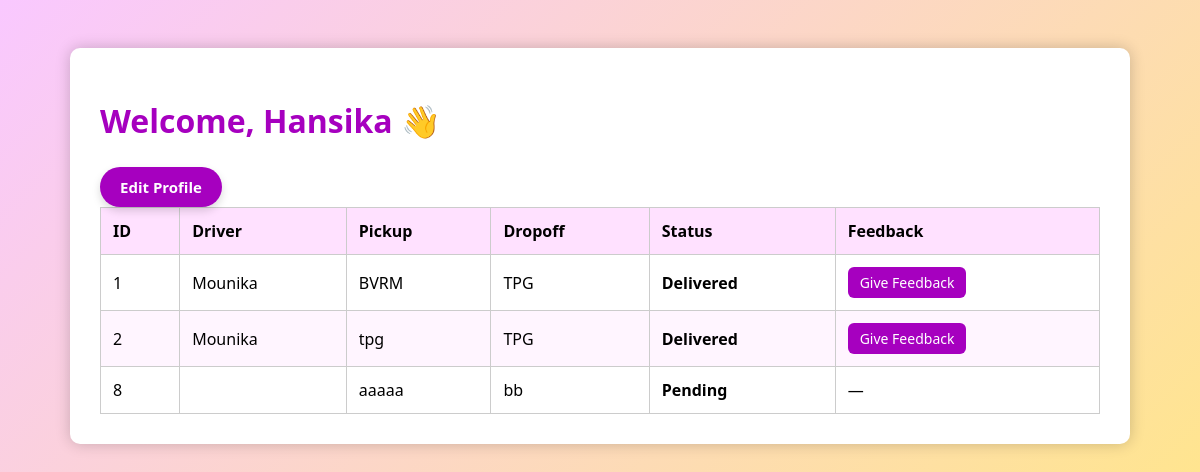
The app's page /profile/customer/ (signed in) with its own data.
### accounts/models.py (models this page shows, shortened)
class CustomUser(AbstractUser):
    ROLE_CHOICES = (("customer", "Customer"), ("driver", "Driver"))
    email = models.EmailField(unique=True)
    role  = models.CharField(max_length=10, choices=ROLE_CHOICES)
    USERNAME_FIELD  = "email"
    REQUIRED_FIELDS = ["username"]

class Delivery(models.Model):
    STATUS_CHOICES = [
        ('pending', 'Pending'),
        ('accepted', 'Accepted'),
        ('in_transit', 'In Transit'),
        ('delivered', 'Delivered'),
        ('assigned', 'Assigned'),
        ('completed', 'Completed'),
    ]
    customer = models.ForeignKey(User, on_delete=models.CASCADE, related_name='deliveries')
    driver = models.ForeignKey(User, on_delete=models.SET_NULL, null=True, blank=True, related_name='driver_deliveries')
    address = models.CharField(max_length=255)
    package_details = models.TextField()
    pickup_address = models.CharField(max_length=255)
    dropoff_address = models.CharField(max_length=255)
    package_note = models.TextField(blank=True)
    status = models.CharField(max_length=50, choices=STATUS_CHOICES, default='pending')
    created_at = models.DateTimeField(auto_now_add=True)
    updated_at = models.DateTimeField(auto_now=True)

### accounts/views.py (the view)
# urls.py: path('profile/customer/', views.customer_profile, name='customer_profile'),
@login_required
def customer_profile(request):
    if request.user.role != 'customer':
        return redirect('dashboard')
    deliveries = Delivery.objects.filter(customer=request.user)
    return render(request, 'accounts/customer_profile.html', {
        'deliveries': deliveries,
        'user': request.user,
    })

### accounts/templates/accounts/customer_profile.html (shortened to what this page needs)
{% load static %}
<!DOCTYPE html>
<html lang="en">
<head>
</head>
<body>
  <div class="container">
    <h1>Welcome, {{ user.username }} 👋</h1>
    <a href="{% url 'edit_profile' %}" class="edit-btn">Edit Profile</a>
    {% if deliveries %}
    <table>
      <thead>
        <tr>
          <th>ID</th>
          <th>Driver</th>
          <th>Pickup</th>
          <th>Dropoff</th>
          <th>Status</th>
          <th>Feedback</th>
        </tr>
      </thead>
      <tbody>
        {% for delivery in deliveries %}
        <tr>
          <td>{{ delivery.id }}</td>
          <td>{{ delivery.driver.username }}</td>
          <td>{{ delivery.pickup_address }}</td>
          <td>{{ delivery.dropoff_address }}</td>
          <td class="status">{{ delivery.status }}</td>
          <td>
            {% if delivery.status == "Delivered" %}
              {% if delivery.feedback %}
                ⭐ {{ delivery.feedback.rating }}<br>
                <small>{{ delivery.feedback.comment }}</small>
              {% else %}
                <a href="{% url 'give_feedback' delivery.id %}" class="btn">Give Feedback</a>
              {% endif %}
            {% else %}
              —
            {% endif %}
          </td>
        </tr>
        {% endfor %}
      </tbody>
    </table>
    {% else %}
      <p class="no-deliveries">You have not created any deliveries yet.</p>
    {% endif %}
  </div>
</body>
</html>

### accounts/templates/accounts/customer_profile.html (style rules this page uses)
body { background: linear-gradient(135deg, #f9c8ff, #ffe58e); font-family: 'Segoe UI', Tahoma, Geneva, Verdana, sans-serif; padding: 40px; }
.container { max-width: 1000px; margin: auto; background: white; padding: 30px; border-radius: 10px; box-shadow: 0 0 15px rgba(0,0,0,0.2); }
h1 { color: #a600bf; margin-bottom: 25px; }
table { width: 100%; border-collapse: collapse; }
th, td { padding: 12px; border: 1px solid #ccc; text-align: left; }
th { background-color: #ffe1ff; }
tr:nth-child(even) { background-color: #fff5ff; }
.btn { padding: 6px 12px; background-color: #a600bf; color: white; text-decoration: none; border-radius: 6px; font-size: 14px; display: inline-block; }
.status { font-weight: bold; text-transform: capitalize; }
.edit-btn { display: inline-block; background-color: #a600bf; color: white; padding: 10px 20px; border: none; border-radius: 20px; font-size: 15px; font-weight: bold; text-decoration: none; transition: background 0.3s ease, transform 0.2s ease; box-shadow: 0 4px 8px rgba(0, 0, 0, 0.15); }

### records on screen
CustomUser: username "Hansika"
Delivery: id "1", driver.username "Mounika", pickup_address "BVRM", dropoff_address "TPG", status "Delivered", shows "Give Feedback"
Delivery: id "2", driver.username "Mounika", pickup_address "tpg", dropoff_address "TPG", status "Delivered", shows "Give Feedback"
Delivery: id "8", pickup_address "aaaaa", dropoff_address "bb", status "Pending"
